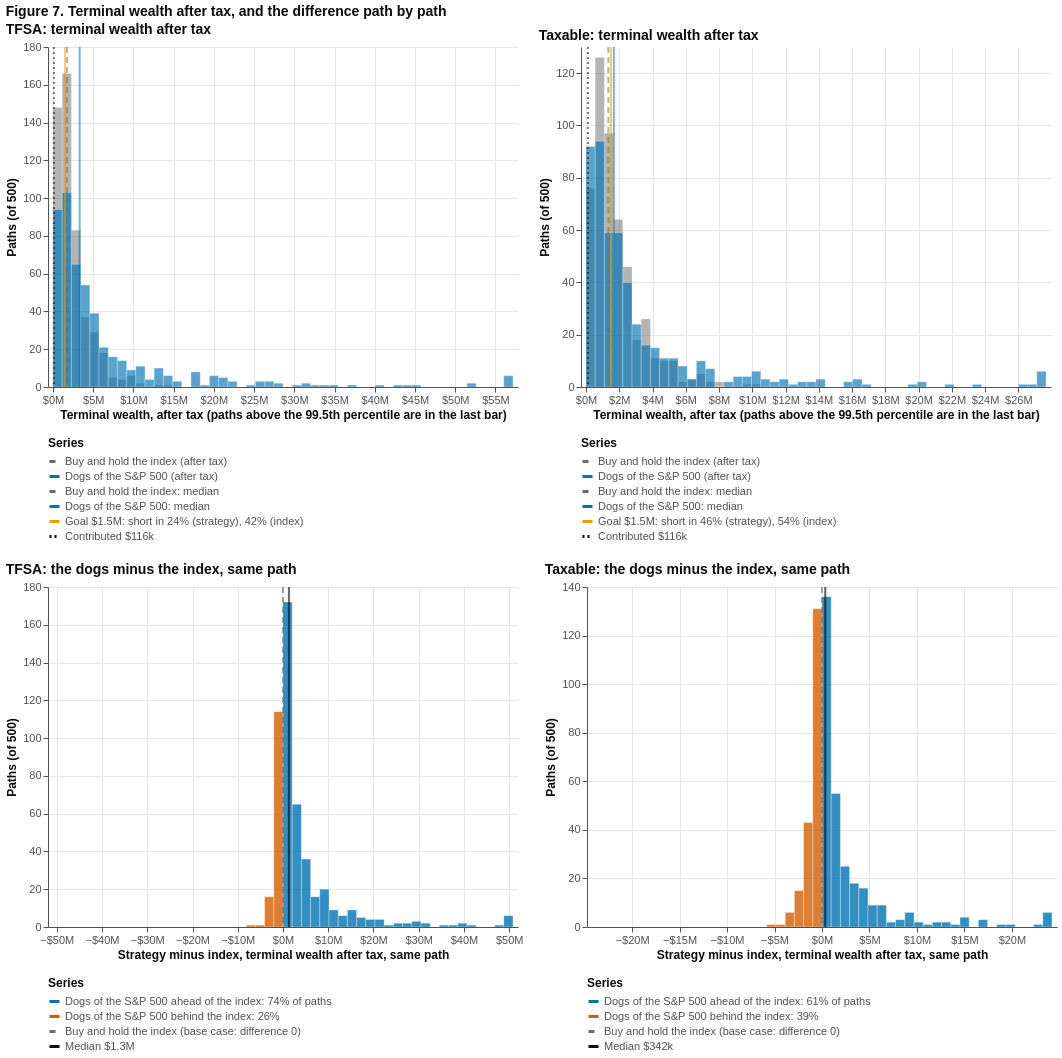

Write notebook code for a chart like this one.
### Markdown cell above
**Figure 7.** Top: terminal after-tax wealth on every path, the dogs against the grey index, with the medians, the goal and the money put in as vertical lines (the last bar holds every path above the 99.5th percentile). Bottom: the dogs minus the index on the same path, the share ahead in blue and behind in orange. **Tooltip:** on a bar, the bin from and to in dollars, the number of paths and their share of all paths (and whether the bar is the clipped last one); on a vertical line, its meaning and dollar value. Hover over any mark for its exact values; drag to pan and scroll to zoom (JupyterLab or VS Code; elsewhere the picture is static).

### Code cell
show(panels([pch.terminal_hist(mcs[a], strategy_label=DOGS_LABEL, index_label=INDEX_LABEL, width=470, title=f"{NAME[a]}: terminal wealth after tax") for a in ("tfsa", "taxable")]
            + [pch.paired_hist(mcs[a], strategy_label=DOGS_LABEL, index_label=INDEX_LABEL, width=470, title=f"{NAME[a]}: the dogs minus the index, same path") for a in ("tfsa", "taxable")],
            "Figure 7. Terminal wealth after tax, and the difference path by path", columns=2))
